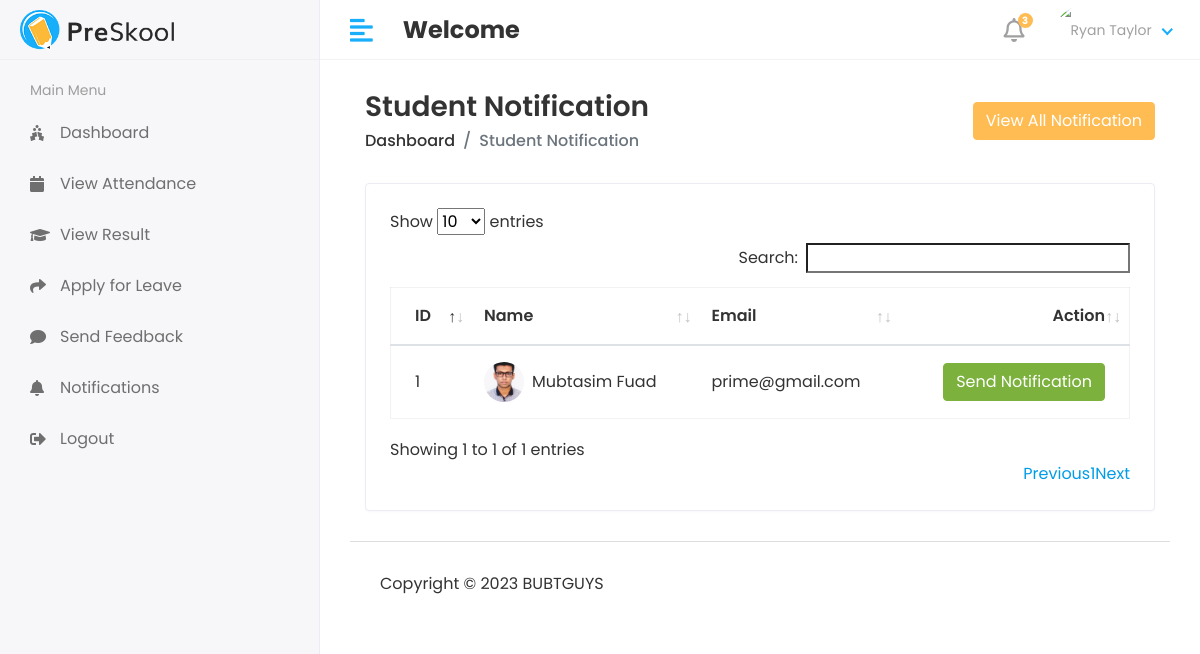
Screenshot of /admin1/student/send_notification with the database file from the repository.
### app/models.py (models this page shows, shortened)
class Student(models.Model):
    admin=models.OneToOneField(CustomUser,on_delete=models.CASCADE)
    address=models.TextField()
    gender=models.CharField(max_length=100)
    course_id=models.ForeignKey(Course,on_delete=models.DO_NOTHING)
    session_year_id= models.ForeignKey(Session_Year,on_delete=models.DO_NOTHING)
    created_at = models.DateTimeField(auto_now_add=True)
    updated_at = models.DateTimeField(auto_now=True)

class CustomUser(AbstractUser):
    USER=(
        (1,'Admin'),
        (2, 'Staff'),
        (3, 'Student'),
    )
    user_type=models.CharField(choices=USER,max_length=50,default=1)
    profile_pic=models.ImageField(upload_to='media/profile_pic')

### ticket/admin1.py (the view)
# urls.py: path('admin1/student/send_notification',admin1.STUDENT_SEND_NOTIFICATION,name='student_send_notification'),
def STUDENT_SEND_NOTIFICATION(request):
    student=Student.objects.all()
    context={
        'student':student,
    }
    return render(request,'admin1/student_notification.html',context)

### templates/admin1/student_notification.html (shortened to what this page needs)
{% extends 'base.html' %}
{% block content %}
<div class="content container-fluid">
               <div class="page-header">
                  <div class="row align-items-center">
                     <div class="col">
                        <h3 class="page-title">Student Notification</h3>
                        <ul class="breadcrumb">
                           <li class="breadcrumb-item"><a href="index.html">Dashboard</a></li>
                           <li class="breadcrumb-item active">Student Notification</li>
                        </ul>
                     </div>
                     <div class="col-auto text-right float-right ml-auto">
                        <button type="button" class="btn btn-primary" data-toggle="modal" data-target="#exampleModalCenter">
                               View All Notification
                        </button>
                     </div>
                  </div>
               </div>
               <div class="row">
                  <div class="col-sm-12">
                     <div class="card card-table">
                        <div class="card-body">
                           <div class="table-responsive">
                              <table id="table_id" class="table table-hover table-center mb-0">
                                 <thead>
                                    <tr>
                                       <th>ID</th>
                                       <th>Name</th>
                                       <th>Email</th>
                                       <th class="text-right">Action</th>
                                    </tr>
                                 </thead>
                                 <tbody>
                                 {% for i in student %}
                                    <tr>
                                       <td>{{i.id}}</td>
                                       <td>
                                          <h2 class="table-avatar">
                                             <a href="student-details.html" class="avatar avatar-sm mr-2"><img class="avatar-img rounded-circle" src="/{{i.admin.profile_pic}}" alt="User Image"></a>
                                             <a href="student-details.html">{{i.admin.first_name}}&nbsp;{{i.admin.last_name}} </a>
                                          </h2>
                                       </td>
                                       <td>{{i.admin.email}}</td>
                                       <td class="text-right">
                                           <button type="button" class="btn btn-success" data-toggle="modal" data-target="#sendnotification-{{forloop.counter}}">
                                             Send Notification
                                           </button>
                                       </td>
                                    </tr>
                                 {% endfor %}
                                 </tbody>
                              </table>
                           </div>
                        </div>
                     </div>
                  </div>
               </div>
            </div>
{% endblock %}

### static/assets/css/style.css (style rules this page uses)
html { height: 100%; }
body { background-color: #fff; color: #333; font-family: 'Poppins', sans-serif; font-size: 1rem; height: 100%; line-height: 1.5; overflow-x: hidden; }
h1, h2, h3, h4, h5, h6 { font-family: 'Poppins', sans-serif; margin-top: 0; }
a { color: #009ce7; }
input, button, a { transition: all 0.4s ease; -moz-transition: all 0.4s ease; -o-transition: all 0.4s ease; -ms-transition: all 0.4s ease; -webkit-transition: all 0.4s ease; }
input, input:focus, button, button:focus { outline: none; }
ul, ol { padding: 0px; list-style: none; }
.table { color: #333; max-width: 100%; margin-bottom: 0; width: 100%; }
.table.dataTable { border-collapse: collapse !important; border: 1px solid rgba(0, 0, 0, 0.05); }
table.table td h2 { display: inline-block; font-size: inherit; font-weight: 400; margin: 0; padding: 0; vertical-align: middle; }
table.table td h2.table-avatar { align-items: center; display: inline-flex; font-size: inherit; font-weight: 400; margin: 0; padding: 0; vertical-align: middle; white-space: nowrap; }
table.table td h2 a { color: #333; }
.table thead tr th { font-weight: 600; }
.table tbody tr { border-bottom: 1px solid rgba(0, 0, 0, 0.05); }
.table.table-center td, .table.table-center th { vertical-align: middle; }
.card-table .card-body .table > thead > tr > th { border-top: 0; }
.card-table .card-body .table tr td:first-child, .card-table .card-body .table tr th:first-child { padding-left: 1.5rem; }
.card-table .card-body .table tr td:last-child, .card-table .card-body .table tr th:last-child { padding-right: 1.5rem; }
.card-table .table td, .card-table .table th { border-top: 1px solid #e2e5e8; padding: 1rem 0.75rem; white-space: nowrap; }
.btn-primary { background-color: #FFBC53; border: 1px solid #FFBC53; }
.btn-success { background-color: #7bb13c; border: 1px solid #7bb13c }
.card { border: 1px solid #ececf5; box-shadow: 0 1px 3px 0 rgba(0, 0, 0, 0.03); margin-bottom: 1.875rem; }
.card-body { padding: 1.5rem; }
.avatar { position: relative; display: inline-block; width: 3rem; height: 3rem }
.avatar > img { width: 100%; height: 100%; -o-object-fit: cover; object-fit: cover; }
.avatar-sm { width: 2.5rem; height: 2.5rem; }
.page-header { margin-bottom: 1.875rem; }
.page-header .breadcrumb { background-color: transparent; color: #6c757d; font-size: 1rem; font-weight: 500; margin-bottom: 0; padding: 0; }
.page-header .breadcrumb a { color: #333; }
.page-title { font-size: 28px; font-weight: 600; color: #333; margin-bottom: 5px; }

### rows the page displays
Student: id "1", admin.profile_pic (picture), admin.first_name "Mubtasim", admin.last_name "Fuad", admin.email "prime@gmail.com"
